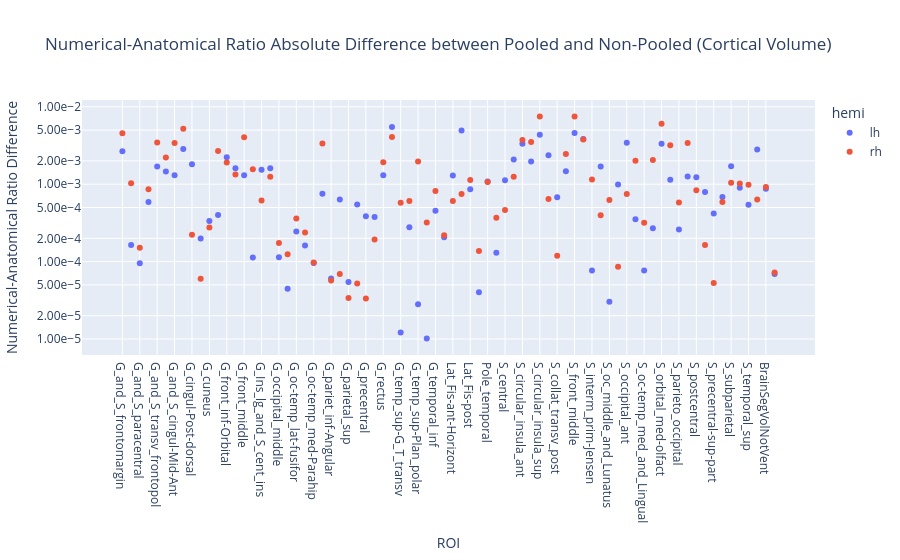

Here is the notebook cell this chart was saved with:
### Markdown cell above
#### Difference between pooled vs non-pooled

### Code cell
r_na_diff = r_na_pooled.copy()
r_na_diff["r"] = (r_na_diff["r"] - r_na["r"]).abs()
print(f"Max difference: {r_na_diff['r'].max()}")
px.scatter(
    r_na_diff,
    x="ROI",
    y="r",
    log_y=True,
    color="hemi",
    title="Numerical-Anatomical Ratio Absolute Difference between Pooled and Non-Pooled (Cortical Volume)",
    labels={"r": "Numerical-Anatomical Ratio Difference"},
).update_yaxes(tickformat=".2e")

### Figure 1 — Plotly figure (JSON) as saved in the notebook; plotly's stock layout.template omitted (floating-point values rounded to 4 significant figures)
{"data": [{"hovertemplate": "hemi=lh<br>ROI=%{x}<br>Numerical-Anatomical Ratio Difference=%{y}<extra></extra>", "legendgroup": "lh", "marker": {"color": "#636efa", "symbol": "circle"}, "mode": "markers", "name": "lh", "orientation": "v", "showlegend": true, "type": "scatter", "x": ["G_and_S_frontomargin", "G_and_S_occipital_inf", "G_and_S_paracentral", "G_and_S_subcentral", "G_and_S_transv_frontopol", "G_and_S_cingul-Ant", "G_and_S_cingul-Mid-Ant", "G_and_S_cingul-Mid-Post", "G_cingul-Post-dorsal", "G_cingul-Post-ventral", "G_cuneus", "G_front_inf-Opercular", "G_front_inf-Orbital", "G_front_inf-Triangul", "G_front_middle", "G_front_sup", "G_Ins_lg_and_S_cent_ins", "G_insular_short", "G_occipital_middle", "G_occipital_sup", "G_oc-temp_lat-fusifor", "G_oc-temp_med-Lingual", "G_oc-temp_med-Parahip", "G_orbital", "G_pariet_inf-Angular", "G_pariet_inf-Supramar", "G_parietal_sup", "G_postcentral", "G_precentral", "G_precuneus", "G_rectus", "G_subcallosal", "G_temp_sup-G_T_transv", "G_temp_sup-Lateral", "G_temp_sup-Plan_polar", "G_temp_sup-Plan_tempo", "G_temporal_inf", "G_temporal_middle", "Lat_Fis-ant-Horizont", "Lat_Fis-ant-Vertical", "Lat_Fis-post", "Pole_occipital", "Pole_temporal", "S_calcarine", "S_central", "S_cingul-Marginalis", "S_circular_insula_ant", "S_circular_insula_inf", "S_circular_insula_sup", "S_collat_transv_ant", "S_collat_transv_post", "S_front_inf", "S_front_middle", "S_front_sup", "S_interm_prim-Jensen", "S_intrapariet_and_P_trans", "S_oc_middle_and_Lunatus", "S_oc_sup_and_transversal", "S_occipital_ant", "S_oc-temp_lat", "S_oc-temp_med_and_Lingual", "S_orbital_lateral", "S_orbital_med-olfact", "S_orbital-H_Shaped", "S_parieto_occipital", "S_pericallosal", "S_postcentral", "S_precentral-inf-part", "S_precentral-sup-part", "S_suborbital", "S_subparietal", "S_temporal_inf", "S_temporal_sup", "S_temporal_transverse", "BrainSegVolNotVent", "eTIV"], "xaxis": "x", "y": [0.002674, 0.0001642, 9.498e-05, 0.0005886, 0.001694, 0.001461, 0.001308, 0.002854, 0.001808, 0.0001982, 0.0003354, 0.0003987, 0.002231, 0.001603, 0.001304, 0.0001127, 0.001535, 0.001603, 0.0001137, 4.453e-05, 0.0002451, 0.0001611, 9.619e-05, 0.0007517, 6.038e-05, 0.0006362, 5.458e-05, 0.0005459, 0.0003853, 0.0003773, 0.001308, 0.005503, 1.21e-05, 0.000278, 2.816e-05, 1.015e-05, 0.0004551, 0.0002071, 0.001293, 0.004943, 0.0008573, 4.03e-05, 0.001085, 0.0001299, 0.001122, 0.002084, 0.003338, 0.001964, 0.004356, 0.002371, 0.0006769, 0.001471, 0.00457, 0.003845, 7.677e-05, 0.001695, 3.023e-05, 0.0009907, 0.003432, 0.0003535, 7.663e-05, 0.0002688, 0.003333, 0.001143, 0.000259, 0.001258, 0.001228, 0.0007958, 0.0004187, 0.0006841, 0.001707, 0.0008983, 0.0005428, 0.002818, 0.0008741, 6.916e-05], "yaxis": "y"}, {"hovertemplate": "hemi=rh<br>ROI=%{x}<br>Numerical-Anatomical Ratio Difference=%{y}<extra></extra>", "legendgroup": "rh", "marker": {"color": "#EF553B", "symbol": "circle"}, "mode": "markers", "name": "rh", "orientation": "v", "showlegend": true, "type": "scatter", "x": ["G_and_S_frontomargin", "G_and_S_occipital_inf", "G_and_S_paracentral", "G_and_S_subcentral", "G_and_S_transv_frontopol", "G_and_S_cingul-Ant", "G_and_S_cingul-Mid-Ant", "G_and_S_cingul-Mid-Post", "G_cingul-Post-dorsal", "G_cingul-Post-ventral", "G_cuneus", "G_front_inf-Opercular", "G_front_inf-Orbital", "G_front_inf-Triangul", "G_front_middle", "G_front_sup", "G_Ins_lg_and_S_cent_ins", "G_insular_short", "G_occipital_middle", "G_occipital_sup", "G_oc-temp_lat-fusifor", "G_oc-temp_med-Lingual", "G_oc-temp_med-Parahip", "G_orbital", "G_pariet_inf-Angular", "G_pariet_inf-Supramar", "G_parietal_sup", "G_postcentral", "G_precentral", "G_precuneus", "G_rectus", "G_subcallosal", "G_temp_sup-G_T_transv", "G_temp_sup-Lateral", "G_temp_sup-Plan_polar", "G_temp_sup-Plan_tempo", "G_temporal_inf", "G_temporal_middle", "Lat_Fis-ant-Horizont", "Lat_Fis-ant-Vertical", "Lat_Fis-post", "Pole_occipital", "Pole_temporal", "S_calcarine", "S_central", "S_cingul-Marginalis", "S_circular_insula_ant", "S_circular_insula_inf", "S_circular_insula_sup", "S_collat_transv_ant", "S_collat_transv_post", "S_front_inf", "S_front_middle", "S_front_sup", "S_interm_prim-Jensen", "S_intrapariet_and_P_trans", "S_oc_middle_and_Lunatus", "S_oc_sup_and_transversal", "S_occipital_ant", "S_oc-temp_lat", "S_oc-temp_med_and_Lingual", "S_orbital_lateral", "S_orbital_med-olfact", "S_orbital-H_Shaped", "S_parieto_occipital", "S_pericallosal", "S_postcentral", "S_precentral-inf-part", "S_precentral-sup-part", "S_suborbital", "S_subparietal", "S_temporal_inf", "S_temporal_sup", "S_temporal_transverse", "BrainSegVolNotVent", "eTIV"], "xaxis": "x", "y": [0.004545, 0.001032, 0.0001513, 0.0008586, 0.003463, 0.002214, 0.003402, 0.005215, 0.0002223, 6.017e-05, 0.0002763, 0.002692, 0.001912, 0.001339, 0.004043, 0.001564, 0.0006169, 0.00125, 0.0001745, 0.0001249, 0.0003613, 0.0002374, 9.734e-05, 0.003346, 5.71e-05, 6.937e-05, 3.388e-05, 5.227e-05, 3.328e-05, 0.000193, 0.001927, 0.004086, 0.0005759, 0.0006077, 0.001971, 0.0003198, 0.0008153, 0.0002193, 0.0006065, 0.0007464, 0.001133, 0.0001374, 0.001069, 0.0003697, 0.0004636, 0.001248, 0.003732, 0.003516, 0.007494, 0.0006417, 0.0001188, 0.002459, 0.007492, 0.003779, 0.00115, 0.0003973, 0.0006242, 8.601e-05, 0.0007468, 0.002005, 0.0003172, 0.002052, 0.00605, 0.003181, 0.0005783, 0.003404, 0.0008343, 0.0001636, 5.282e-05, 0.0005897, 0.001042, 0.001021, 0.0009851, 0.0006365, 0.0009185, 7.22e-05], "yaxis": "y"}], "layout": {"legend": {"title": {"text": "hemi"}, "tracegroupgap": 0}, "title": {"text": "Numerical-Anatomical Ratio Absolute Difference between Pooled and Non-Pooled (Cortical Volume)"}, "xaxis": {"anchor": "y", "domain": [0, 1], "title": {"text": "ROI"}}, "yaxis": {"anchor": "x", "domain": [0, 1], "tickformat": ".2e", "title": {"text": "Numerical-Anatomical Ratio Difference"}, "type": "log"}}}
